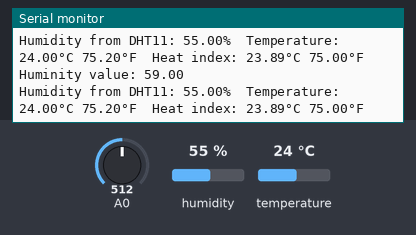
Recording of a sketch running on a simulated Arduino Uno, built with avr-gcc and run on an emulated ATmega328P. Parts: the last lines printed to the serial monitor. The test bench sets the inputs (shaded band); at power-on: humidity 55 %, A0 = 512, temperature 24 °C.

Above: at 2.2 s.
2.3 s: humidity set to 22 %
At 3.6 s:
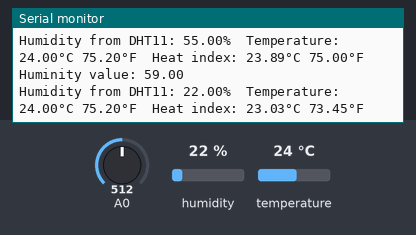
3.8 s: A0 set to 716
At 4.9 s:
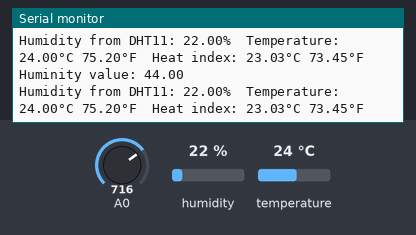
5.3 s: temperature set to 12 °C
6.8 s: A0 set to 900
At 7.9 s:
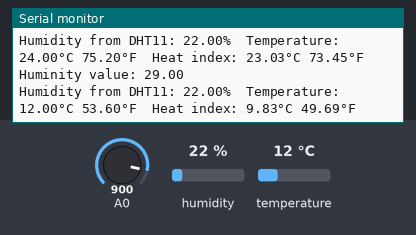
8.3 s: humidity set to 40 %
At 9.5 s:
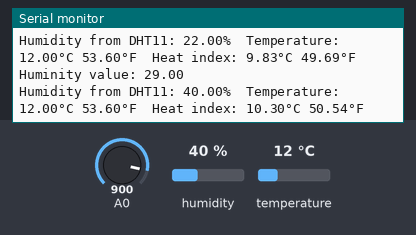
Timing chart, 0 to 10.8 s (numbered marks = the images above; inputs shaded):
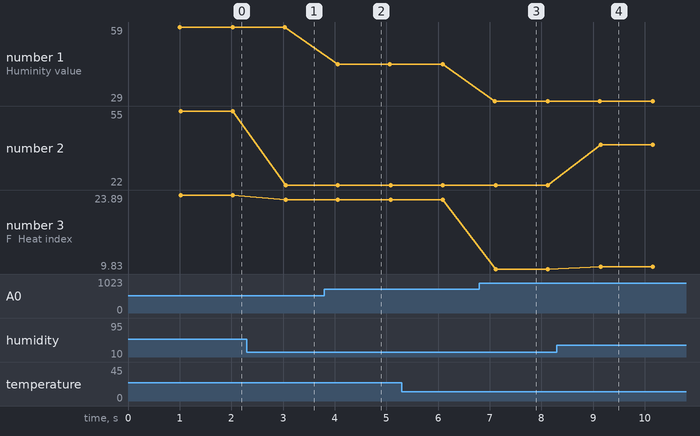

Measured:
- after the input at 2.3 s, the serial monitor: prints a new line after 0.76 s (image 1)
- after the input at 3.8 s, the serial monitor: prints a new line after 0.26 s (image 2)
- after the input at 6.8 s, the serial monitor: prints a new line after 0.29 s (image 3)
- after the input at 8.3 s, the serial monitor: prints a new line after 0.85 s (image 4)
- plotted number 1: 59 → 44 after the input at 3.8 s, 44 → 29 after the input at 6.8 s
- plotted number 2: 55 → 22 after the input at 2.3 s, 22 → 40 after the input at 8.3 s
- plotted number 3: 23.89 → 23.03 after the input at 2.3 s, 9.83 → 10.3 after the input at 8.3 s

The sketch:

Intergration_Code.ino
```cpp
#include <DHT.h>

// Chân kết nối DHT11
#define DHTPIN 2       // GPIO2 = D4 trên NodeMCU
#define DHTTYPE DHT11  // Loại cảm biến: DHT11 hoặc DHT22
DHT dht(DHTPIN, DHTTYPE);


float m_huminity = 0.0;
float m_temperature = 0.0;

// Pin definitions
const int motorRequestPin = 13;
// const int arduinoFeedbackPin = 13;

void setup() {
  // Pin definitions
  const int motorRequestPin = 13;
  // const int arduinoFeedbackPin = 13;

  // pinMode(rainSensorPin, INPUT_PULLUP); // Bật trở kéo lên

  // Initialize hardware Serial at 115200 baud (default for ESP8266)
  Serial.begin(115200);

  // Wait a little for Serial monitor to connect
  delay(1000);

  Serial.println("ESP8266 Serial Print Example");

  dht.begin();
}

float readHuminity()
{
  float value = analogRead(A0); // Huminity analog plug into A0
  float percent = map(value, 1023, 0, 20, 100);
  Serial.print("Huminity value: ");
  Serial.println(percent);
  return percent;
}

void loop() {
  readHuminity();
  float m_temperature = dht.readTemperature();   // đọc nhiệt độ (°C)
  float t = dht.readTemperature();

  float f = dht.readTemperature(true);
  float h = dht.readHumidity();
  // Check if any reads failed and exit early (to try again).
  if (isnan(h) || isnan(t) || isnan(f)) {
    Serial.println(F("Failed to read from DHT sensor!"));
    return;
  }

  // Compute heat index in Fahrenheit (the default)
  float hif = dht.computeHeatIndex(f, h);
  // Compute heat index in Celsius (isFahreheit = false)
  float hic = dht.computeHeatIndex(t, h, false);

  Serial.print(F("Humidity from DHT11: "));
  Serial.print(h);
  Serial.print(F("%  Temperature: "));
  Serial.print(t);
  Serial.print(F("°C "));
  Serial.print(f);
  Serial.print(F("°F  Heat index: "));
  Serial.print(hic);
  Serial.print(F("°C "));
  Serial.print(hif);
  Serial.println(F("°F"));

  // Print text
  // Serial.print("Millis since start: ");
  // Serial.println(millis());

  delay(1000); // wait 1 second
}
```
